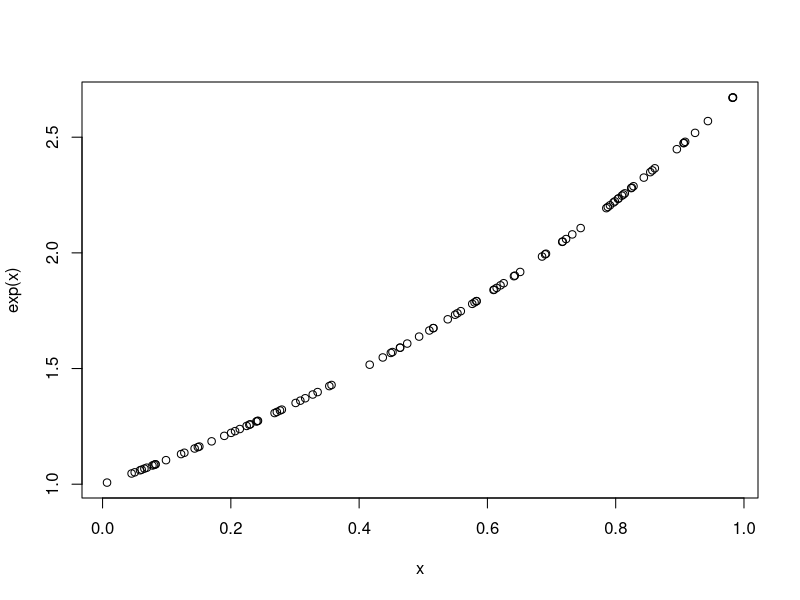
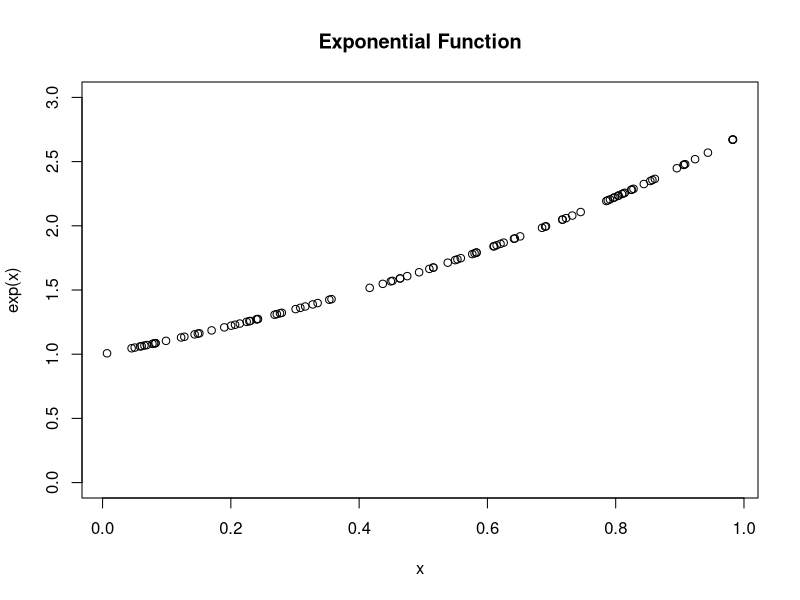
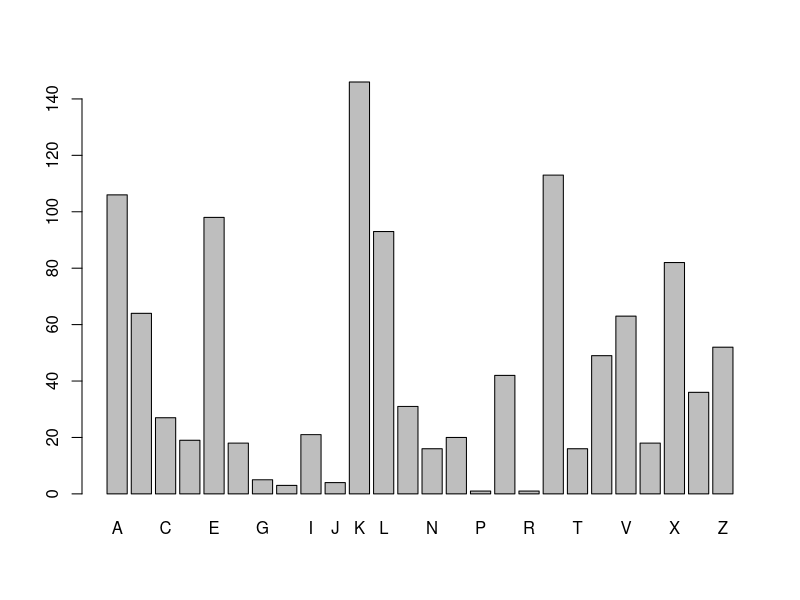
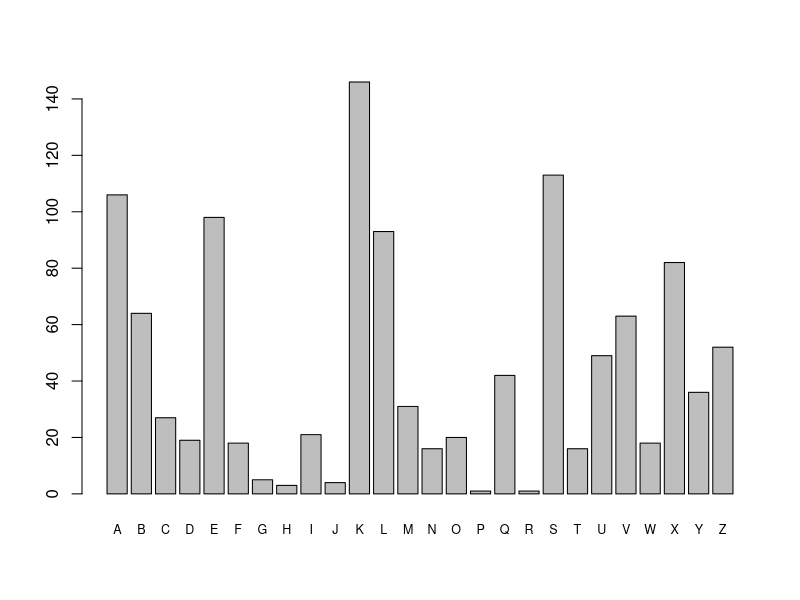

The R script that drew these images, in order:
## ---- chunk 1

exp(1)
exp(2)
exp(1)*exp(2)

for(i in 1:10){
  print(i^2)
}

for(i in seq(1, 10, 2)){
  print(i^2)
}

for(i in seq(2, 10, 2)){
  print(i^2)
}

x <- runif(100, 0, 1) # as in 'random uniform' between 0 and 1
plot(x, exp(x))
plot(x, exp(x), main = "Exponential Function", ylim = c(0, 3))
## ---- chunk 2

hacked <- "NEW YORK (AP) — Facebook reported a major security breach in which 50 million user accounts were accessed by unknown attackers. The stolen data allowed the attackers to 'seize control' of those user accounts, Facebook said. Facebook has logged out the 50 million breached users — plus another 40 million who were vulnerable to the attack. Users don’t need to change their Facebook passwords, it said. Facebook says it doesn’t know who is behind the attacks or where they’re based. In a call with reporters on Friday, CEO Mark Zuckerberg said that the company doesn’t know yet if any of the accounts that were hacked were misused."  

# MATT O’BRIEN AND MAE ANDERSON, AP NEWS 9/28/18  
# https://bit.ly/2InJeXx
## ---- chunk 3
strwrap(hacked, 90)    # 90 characters per line
## ---- chunk 4
cat(strwrap(hacked, 90), sep = "\n")  # '\n' means 'new line'
## ---- chunk 5
letters
match("t", letters)

LETTERS
match("q", LETTERS)
match("Q", LETTERS)
"Q" %in% LETTERS
"Q" %in% letters
"Q" %in% c(letters, LETTERS)

tolower(LETTERS) == letters
LETTERS == toupper(letters)

letters[3]
letters[c(8,9)]

ROT13 <- c(letters[14:26], letters[1:13]) # Caesar shift of 13
match("b", ROT13)
LETTERS[match("b", ROT13)] # encrypted
LETTERS[match("o", ROT13)] # and symmetric

cipher.message <- LETTERS[match(c("h", "e", "l", "l", "o", "w", "o", "r", "l", "d"),
                                ROT13)]
LETTERS[match(tolower(cipher.message), ROT13)]

## ---- chunk 6

cipher.txt <- "SQKLE SAXLE ZVKUI BASTE MKLUT SQKZE BMKVS KZKUS BXLAU VOTEM KLUTA LSQKF XBZYA VILYK BSEGA LMEWE RXBBK XBMEL AJESA XLWKB MALMA SVXCC KLVAN KELYY KCKLV ANKXB MELAJ ESAXL VALSQ KQXOK XCWEG ALMSQ KWWXB KEYKO SESCE UALMS QKYAM ASEZS QBKES VXCSQ KNANAVS UKLSI BTEUU XBYAL MSXUI BBKLS ELYCX BWKBX CCAUA EZVAL OZEUK XCSQK VAMLE ZVALS KZZAM KLUKE LYALC XBWES AXLEV VIBEL UKYAB KUSXB ESKVS QKXBM ELAJE SAXLV SQESQ AVSXB AUEZZ TQENK VOAKY XLCXB KAMLS EBMKS VELYY KCKLY KYUZE VVACA KYLKS FXBGV EMEAL VSVOT ALMBK VOKUS ANKZT SQKLV EAVUB KESAL MEYAB KUSXB ESKXC XOKBE SAXLV SQESU XWDAL KVSQK XOKBE SAXLE ZKZKW KLSVX CKEUQ SQAVS BEYAS AXLEZ EOOBX EUQFK QENKF QKBKF KUBKE SKYSQ KVKSF XUTZA LYKBV XCKHU KZZKL UKELY SQKLD IAZSF EZZVX CMBEL ASKDK SFKKL SQKWB KEZZT AVLXS SQKFE TCXBI VSXYX DIVAL KVVVE AYLVE YABKU SXBWA UQEKZ VBXMK BVQAL SALME SSQKB KXBME LAJES AXLYI DDKYL VENANAS QESAV KHOKU SKYSX DKOID ZAUZT BXZZK YXISS QAVFK KGFKN KMXSS XDKCZ ESFKN KMXSS XDKEM AZKFQ KLASU XWKVS XUTDK BALOE BSAUI ZEBSQ KZALK DKSFK KLUXZ ZKUSA XLUEO EDAZA SAKVE LYXIB XFLNI ZLKBE DAZAS AKVDK SFKKL SQKEU PIAVA SAXLX CVAML EZVAL SKZZA MKLUK ELYSQ KEVVI BELUK XCXIB XFLAL CXBWE SAXLA VNABS IEZZT LXLKH AVSKL SVEAY BKOEY EWDVU QACCU EZACS QKBEL GALMY KWXUB ESXLS QKQXI VKALS KZZAM KLUKU XWWAS SKKFQ ESAVE NIZLK BEDAZ ASTSX DKOES UQKYE SQXWK AVXCS KLEOX SKLSA EZUXZ ZKUSA XLXOO XBSIL ASTED BXEYE LYNAU KNKBV"
chars <- unlist(strsplit(cipher.txt, split=NULL))
chars <- chars[chars %in% LETTERS] # retains upper case letters only... 
                                   # also can use "regular expressions"...
                                   # cipher.txt <- gsub("[^[:alnum:]]", "", cipher.txt)
                      # https://www.rstudio.com/wp-content/uploads/2016/09/RegExCheatsheet.pdf
table(chars)
sort(table(chars))
barplot(table(chars))
## ---- chunk 7
barplot(table(chars), cex.names = 0.75)

## ---- chunk 8
bigrams <- matrix(nrow = length(chars)/2)
for(i in 1:length(chars)/2){
  bigrams[i] <- paste(chars[i:(i+1)], collapse="")
}
sort(table(bigrams), decreasing = T)[1:20]       # for frequencies 
                                                 # see https://en.wikipedia.org/wiki/Bigram

trigrams <- matrix(nrow = (length(chars)/3) %/% 1)
i <- 1
while((i + 2) < length(chars)/3){
  trigrams[i] <- paste(chars[i:(i+2)], collapse="")
  i <- i + 1
}

tri.table <- sort(table(trigrams), decreasing = T)
tri.table[1:10]
# alternative display...
names(tri.table)[which(tri.table > 5)]
names(tri.table)[which(tri.table == 5)]
names(tri.table)[which(tri.table < 4 & tri.table > 2)]  # see https://en.wikipedia.org/wiki/Trigram


